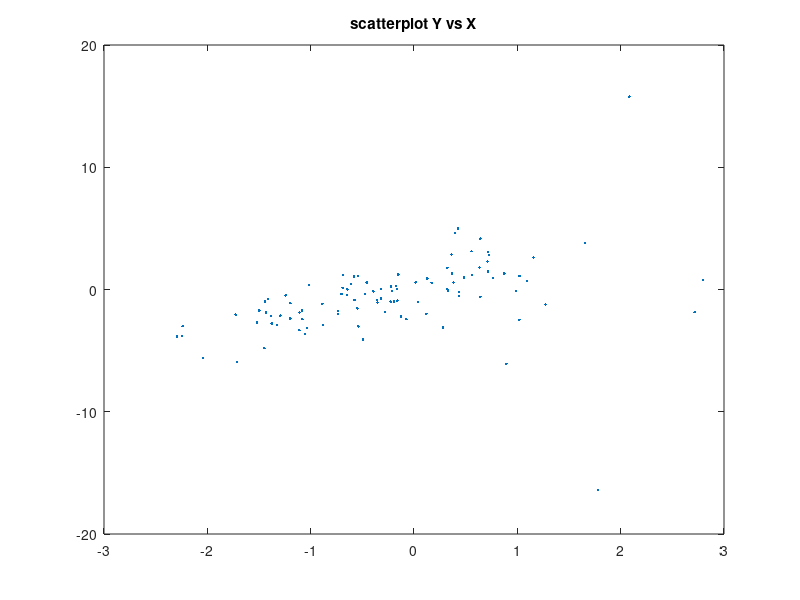

MATLAB code for this plot: (Note: this script raises an error after producing the figure.)
clear all; close all; clc

%simulate data and run regular OLS
T = 100;
x = randn(T,1);
eps_raw = trnd(10,T-1,1);
y = 2*x + [eps_raw;0] + exp(x).*[0;eps_raw];
figure;plot(x,y, '.'); title('scatterplot Y vs X')
OLS_results = regstats(y,x);

%just evaluate our J function at some parameters,
%make sure it's working
testparams = [0;1];
Jstat_test = OLS_J(testparams, [y,x], eye(2))


%define function call that only takes params
%using the identity weighting matrix
OLS_J1 = @(param_vec) OLS_J(param_vec, [y,x], eye(2));
Jstat_test2 = OLS_J1([0;1])


%okay, time to search for best params
%initial grid search
bestgridJ = 1e10; bestgridtheta = [NaN; NaN];
for gridalpha = -10:1:10
    for gridbeta = -10:1:10
        Jstat = OLS_J1([gridalpha;gridbeta]);
        if Jstat < bestgridJ
            bestgridJ = Jstat;
            bestgridtheta = [gridalpha;gridbeta];
        end
    end %i
end %j

%do a proper search starting from best grid point
theta_hat = fmin_custom(OLS_J1, bestgridtheta);
disp('OLS coeffs   1st stage coeffs')
disp([OLS_results.beta, theta_hat]);


%%%%%%%%%%%%%%
%second stage
%%%%%%%%%%%%%%
%Evaluate model at first stage thetahat
[Jstat, g_t, g_T] = OLS_J1(theta_hat);

%look at the errors
figure; plot(g_t); title('Time series of the moments g_t')
figure; plot(g_t(1:end-1,1),g_t(2:end,1),'+'); title('g1_t vs g1_{t-1}')
figure; plot(g_t(1:end-1,2),g_t(2:end,2),'o'); title('g2_t vs g2_{t-1}')

%estimate Acovg
Acovg = g_t.'*g_t/T;
num_lags = 1;
for n = 1:num_lags
    NWweight = 1 - n/(num_lags+1);
    lag_cov = g_t(1+n:end,:).'*g_t(1:end-n,:)/T;
    Acovg = Acovg + NWweight*(lag_cov+lag_cov');
end

%optimal weight matrix, and function call that uses that
W2 = inv(Acovg);
OLS_J2 = @(param_vec) OLS_J(param_vec, [y,x], W2);

%2nd stage estimate, efficient under heteroskedasticity and autocorrelation
theta_hat2 = fmin_custom(OLS_J2, theta_hat);

disp('OLS coeffs   2nd stage coeffs')
disp([OLS_results.beta, theta_hat2]);

%standard errors, robust to heteroskedasticity and autocorrelatoin
%for this we need gprime the change in g_T w.r.t. theta
%delta method, or "standard errors for anything"...

stepsize = 1e-10;
[ans, ans, g_T] = OLS_J2(theta_hat2);
for i = 1:2
    theta_hat2_fd = theta_hat2;
    theta_hat2_fd(i) = theta_hat2(i)+stepsize;
    [ans, ans, g_T_fd] = OLS_J2(theta_hat2_fd);
    dgT(:,i) = (g_T_fd - g_T)'/stepsize;
end

thetahat2_SE = sqrt(diag(inv(dgT'*W2*dgT))/T);

%compare GMM vs OLS standard errors
disp('OLS SEs   GMM SEs')
disp([OLS_results.tstat.se thetahat2_SE]);


